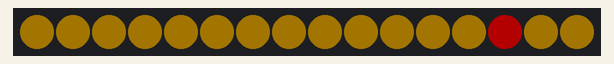
Bench run of a program on a simulated Arduino Nano, built with avr-gcc and run on an emulated ATmega328P. Parts: 16 RGB LEDs in strip order, left to right. Dim RGB values are drawn brighter than linear; random numbers use the default seed unless the program sets one.

Above: at 1.76 s.
At 3.3 s:
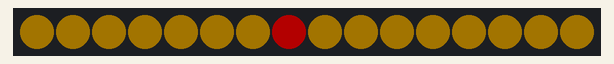
At 4.0 s:
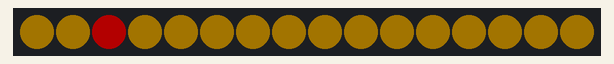
At 4.7 s:
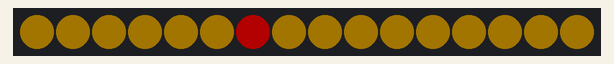
At 6.8 s:
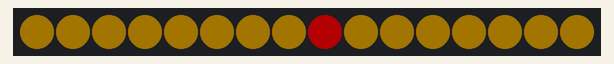
At 8.1 s:
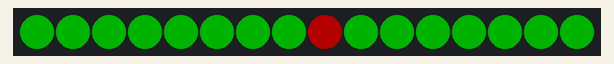

The program:

main.cpp
```cpp
#include <Arduino.h>
#include <FastLED.h>

#define NUM_LEDS 16
#define DATA_PIN 9

CRGBArray<NUM_LEDS> leds;
int initialDelay = 5;
int maxDelay = 1200;
int pos = 0;

void colorAllImmediate( CRGB color ) {
    for (int i = 0; i < NUM_LEDS; ++i ) {
        leds[i] = color;
    }
    FastLED.show();
}

void colorAll( CRGB color ) {
    for (int i = 0; i < NUM_LEDS; ++i ) {
        leds[i] = color;
    }
}

CRGB yellow = CRGB(35, 25, 0);
CRGB red = CRGB(60, 0, 0);
CRGB green = CRGB(0, 60, 0);

void setup() {
    FastLED.addLeds<NEOPIXEL, DATA_PIN>(leds, NUM_LEDS);
    randomSeed(analogRead(0));
    int maxDelay = random(600, 1500);
    colorAll( green );
    leds[0] = red;
    FastLED.show();
}

void showSucess() {
    colorAll( green );
}

void showFail() {
    colorAll( red );
}

void roll() {
    pos = random(0, NUM_LEDS);
    colorAll( yellow );
    leds[pos] = red;
    FastLED.show();
}

void loop() {
    if ( initialDelay < maxDelay ) {
        initialDelay += initialDelay/5;
        roll();
        delay(initialDelay);
    } else {
        colorAll( green );
        leds[pos] = red;
        FastLED.show();
    }
}
```

Measured:
- what the display in image 1 shows lasts 0.6 s, from 3.3 s to 3.9 s
- what the display in image 2 shows lasts 0.8 s, from 3.9 s to 4.7 s
- what the display in image 3 shows lasts 2.0 s, from 4.7 s to 6.7 s
- what the display in image 4 shows lasts 1.4 s, from 6.7 s to 8.1 s
